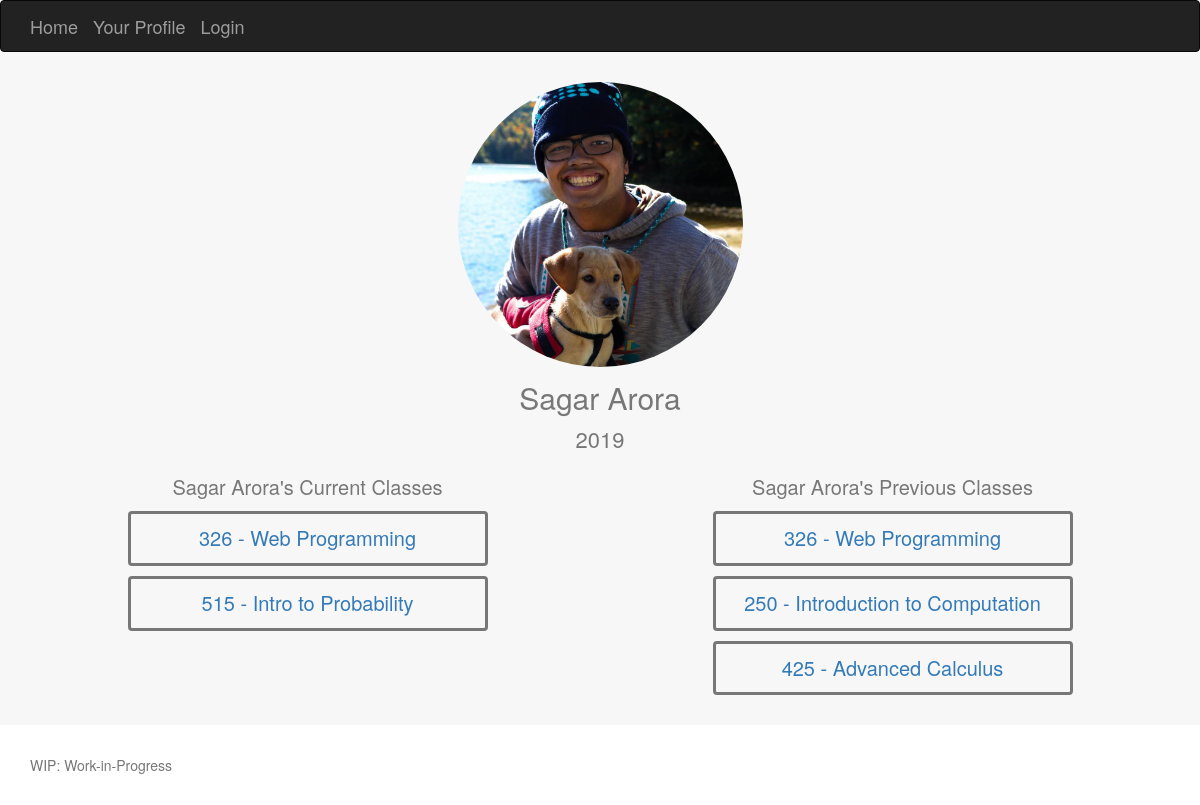
Screenshot of /Tibl/friendprofile/2 with the database file from the repository.
### Tibl/models.py (models this page shows, shortened)
class Student(models.Model):
	full_name = models.CharField(max_length=60)
	grad_year = models.IntegerField()
	profile_picture = models.ImageField(upload_to="profile_pictures")
	user = models.OneToOneField(User, on_delete=models.SET_NULL, null=True)

class Section(models.Model):
	year = models.IntegerField()
	season_enum = (
		('F', 'Fall'),
		('Sp', 'Spring'),
		('W', 'Winter'),
		('Su', 'Summer'),
	)
	season = models.CharField(max_length=2, choices=season_enum, null=True)
	teachers = models.ManyToManyField('Teacher')
	students = models.ManyToManyField('Student')
	course = models.ForeignKey('Course', on_delete=models.SET_NULL, null=True)

class Course(models.Model):
	department = models.ForeignKey('Department', on_delete=models.SET_NULL, null=True)
	name = models.CharField(max_length=200, null=True)
	number = models.CharField(max_length=10)

### Tibl/views.py (the view)
# urls.py: path('friendprofile/<int:profile_id>', views.friendprofile, name='friendprofile'),
def friendprofile(request, profile_id):
    student = Student.objects.get(id = profile_id)
    sections = Section.objects.filter(students__id__exact=profile_id)
    return render(
        request,
        'friendprofile.html',
        context={'student':student, 'sections':sections}
    )

### Tibl/templates/friendprofile.html
{% extends "base_generic.html" %}
{% block content %}
	{% load static %}
 	<link rel="stylesheet" href="{% static 'css/myprofile.css' %}">
    <div class="album text-muted">
      <div class="container">
      	{% load static %}
        <img class="profile-image" src="{% static student.profile_picture.url %}" alt="pic1">
        <p class="profile-title"> {{ student.full_name }} </p>
        <p class="profile-subheading">{{ student.grad_year }}</p>
        <div class="row">
          <div class="col-md-4 col-sm-offset-1">
            <p class="class-list-title">{{ student.full_name }}'s Current Classes</p>
            {% for section in sections %}
            	{% if section.season == "Sp" %}
	            	<div class="class-card">
	              		<a href="{% url 'class' section.id %}" class="card-text">{{ section.course.number }} - {{ section.course.name }}</a>
	            	</div>
	            {% endif %}
			{% endfor %}
          </div>
          <div class="col-md-4 col-sm-offset-2">
            <p class="class-list-title">{{ student.full_name }}'s Previous Classes</p>
            {% for section in sections %}
            	{% if section.season != "Sp" %}
	            	<div class="class-card">
	              		<a href="{% url 'class' section.id %}" class="card-text">{{ section.course.number }} - {{ section.course.name }}</a>
	            	</div>
	            {% endif %}
			{% endfor %}
          </div>
        </div>
      </div>
    </div>
{% endblock %}

### Tibl/static/css/myprofile.css (style rules this page uses)
body { min-height: 50rem; }
.album { min-height: 50rem; padding-top: 3rem; padding-bottom: 3rem; background-color: #f7f7f7; }
.profile-image { display: block; margin-left: auto; margin-right: auto; width: 25%; border-radius: 50%; }
.profile-title { text-align: center; font-size: 30px; padding-top: 10px; }
.profile-subheading { text-align: center; font-size: 22px; line-height: 18px; }
.class-card { font-size: 20px; border-radius: 4px; border-style: solid; padding: 10px; text-align: center; vertical-align: middle; margin-top: 10px; }
.class-list-title { text-align: center; font-size: 20px; padding-top: 15px; }

### rows the page displays
Student: profile_picture (picture), full_name "Sagar Arora", grad_year "2019"
Section: course.number "326", course.name "Web Programming"
Section: course.number "515", course.name "Intro to Probability"
Section: course.number "326", course.name "Web Programming"
Section: course.number "250", course.name "Introduction to Computation"
Section: course.number "425", course.name "Advanced Calculus"
